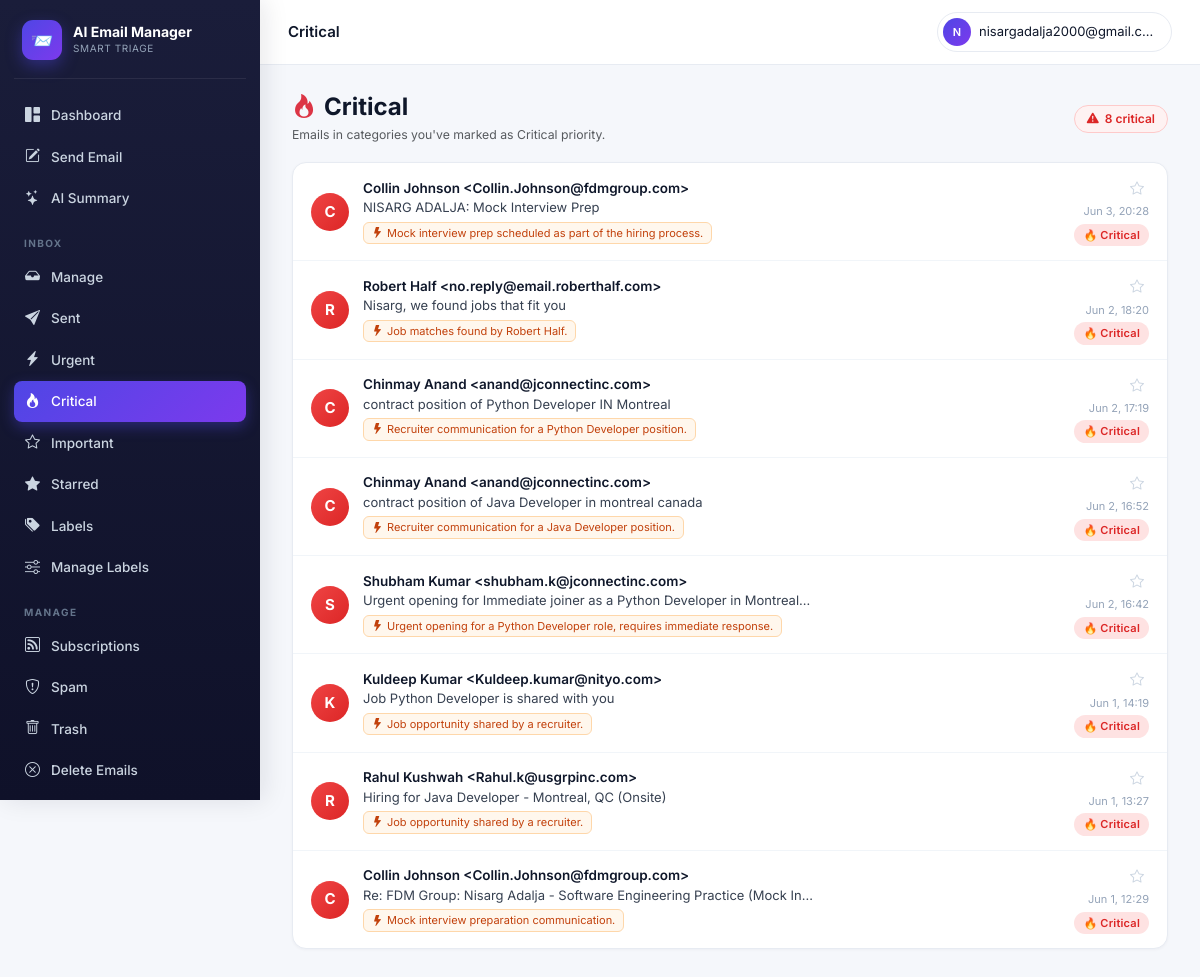
The page /accounts/urgent/ (signed in) on the database its author committed.
### accounts/models.py (models this page shows)
class ClassifiedEmail(models.Model):
    user            = models.ForeignKey(User, on_delete=models.CASCADE, related_name="classified_emails")
    gmail_id        = models.CharField(max_length=64)
    thread_id       = models.CharField(max_length=64, blank=True)
    subject         = models.CharField(max_length=500, blank=True)
    sender          = models.CharField(max_length=300, blank=True)
    sender_email    = models.CharField(max_length=200, blank=True)
    snippet         = models.TextField(blank=True)
    received_at     = models.DateTimeField(null=True, blank=True)
    category        = models.ForeignKey(EmailCategory, on_delete=models.SET_NULL, null=True, blank=True)
    custom_category = models.ForeignKey(UserCustomCategory, on_delete=models.SET_NULL, null=True, blank=True)
    importance      = models.IntegerField(default=3)
    is_urgent       = models.BooleanField(default=False)
    is_event        = models.BooleanField(default=False)
    event_when      = models.CharField(max_length=120, blank=True)
    reason          = models.TextField(blank=True)
    action_taken    = models.CharField(max_length=16, default="kept")
    unsubscribe_url = models.URLField(max_length=1000, blank=True)
    classified_at   = models.DateTimeField(auto_now_add=True)
    class Meta:
        unique_together = [("user", "gmail_id")]
        indexes = [models.Index(fields=["user", "-received_at"])]

### accounts/views.py (the view)
# urls.py: path("urgent/",           views.urgent_view,     name="urgent"),
@login_required
def urgent_view(request):
    from .models import UserCategoryPreference
    critical_cat_ids = UserCategoryPreference.objects.filter(
        user=request.user, tier="critical"
    ).values_list("category_id", flat=True)
    qs = (ClassifiedEmail.objects.filter(user=request.user, category__in=critical_cat_ids)
          .select_related("category").order_by("-received_at")[:100])
    return render(request, "urgent.html", {"emails": qs})

### accounts/context_processors.py (called while the page is built)
def active_job(request):
    if not request.user.is_authenticated:
        return {}
    job = (ClassificationJob.objects
           .filter(user=request.user, status__in=["pending", "running"])
           .order_by("-id").first())
    return {"global_active_job": job}

### templates/urgent.html (shortened to what this page needs)
{% extends "base.html" %}{% block title %}Critical{% endblock %}
{% block topbar_title %}Critical{% endblock %}
{% block body %}
<div class="urg-header">
  <div>
    <h4 class="mb-1 fw-bold" style="color:#0f172a"><i class="bi bi-fire text-danger me-2"></i>Critical</h4>
    <p class="text-muted small mb-0">Emails in categories you've marked as Critical priority.</p>
  </div>
  {% if emails %}
    <span class="urg-count"><i class="bi bi-exclamation-triangle-fill"></i>{{ emails|length }} critical</span>
  {% endif %}
</div>
<div class="card-modern p-0">
  <ul class="elist">
    {% for e in emails %}
      <li class="elist-item" onclick="window.location='{% url 'email_detail' e.gmail_id %}?back=urgent'">
        <div class="elist-avatar" style="background:linear-gradient(135deg,#ef4444,#dc2626)">{{ e.sender|slice:":1"|upper }}</div>
        <div class="elist-body">
          <div class="elist-sender">{{ e.sender|truncatechars:45 }}</div>
          <div class="elist-subject">{{ e.subject|truncatechars:70 }}</div>
          {% if e.reason %}
            <span class="reason-chip"><i class="bi bi-lightning-fill me-1"></i>{{ e.reason|truncatechars:80 }}</span>
          {% endif %}
        </div>
        <div class="elist-meta">
          <button class="star-btn" data-mid="{{ e.gmail_id }}" data-starred="0" onclick="toggleStar(event,this)" title="Star this email"><i class="bi bi-star"></i></button>
          <span class="elist-time local-ts" data-ts="{{ e.received_at|date:'c' }}">{{ e.received_at|date:"M d, H:i" }}</span>
          <span class="badge-tier tier-critical">🔥 Critical</span>
        </div>
      </li>
    {% empty %}
      <li class="elist-empty">
        <i class="bi bi-check-circle-fill text-success"></i>
        <strong>No critical emails right now</strong>
        <p class="small mt-1 mb-0">Nothing in your Critical-tier categories at the moment.</p>
      </li>
    {% endfor %}
  </ul>
</div>
{% endblock %}

### templates/base.html (shortened to what this page needs)
{% load static %}
<!doctype html>
<html lang="en">
<head>
<link href="https://cdn.jsdelivr.net/npm/bootstrap@5.3.3/dist/css/bootstrap.min.css" rel="stylesheet">
<link href="https://cdn.jsdelivr.net/npm/bootstrap-icons@1.11.3/font/bootstrap-icons.css" rel="stylesheet">
</head>
<body>
<div class="app-shell">
  <aside class="sidebar" id="sidebar">
    <div class="brand">
      <div class="brand-logo">📨</div>
      <div>
        <div class="brand-name">AI Email Manager</div>
        <div class="brand-sub">Smart triage</div>
      </div>
    </div>
    <nav>
      <a class="side-link {% if request.resolver_match.url_name == 'dashboard' %}active{% endif %}" href="{% url 'dashboard' %}">
        <i class="bi bi-grid-1x2-fill"></i> Dashboard
      </a>
      <button class="side-link" style="background:none;border:none;width:100%;cursor:pointer;text-align:left"
              onclick="openComposeModal()">
        <i class="bi bi-pencil-square"></i> Send Email
      </button>
      <a class="side-link {% if request.resolver_match.url_name == 'email_summary' %}active{% endif %}" href="{% url 'email_summary' %}">
        <i class="bi bi-stars"></i> AI Summary
      </a>
      <div class="side-section">Inbox</div>
      <a class="side-link {% if request.resolver_match.url_name == 'manage_emails' %}active{% endif %}" href="{% url 'manage_emails' %}">
        <i class="bi bi-inbox-fill"></i> Manage
      </a>
      <a class="side-link {% if request.resolver_match.url_name == 'sent' %}active{% endif %}" href="{% url 'sent' %}">
        <i class="bi bi-send-fill"></i> Sent
      </a>
      <a class="side-link {% if request.resolver_match.url_name == 'action_needed' %}active{% endif %}" href="{% url 'action_needed' %}">
        <i class="bi bi-lightning-charge-fill"></i> Urgent
      </a>
      <a class="side-link {% if request.resolver_match.url_name == 'urgent' %}active{% endif %}" href="{% url 'urgent' %}">
        <i class="bi bi-fire"></i> Critical
      </a>
      <a class="side-link {% if request.resolver_match.url_name == 'important' %}active{% endif %}" href="{% url 'important' %}">
        <i class="bi bi-star"></i> Important
      </a>
      <a class="side-link {% if request.resolver_match.url_name == 'starred' %}active{% endif %}" href="{% url 'starred' %}">
        <i class="bi bi-star-fill"></i> Starred
      </a>
      <a class="side-link {% if request.resolver_match.url_name == 'labels' %}active{% endif %}" href="{% url 'labels' %}">
        <i class="bi bi-tags-fill"></i> Labels
      </a>
      <a class="side-link {% if request.resolver_match.url_name == 'manage_labels' %}active{% endif %}" href="{% url 'manage_labels' %}">
        <i class="bi bi-sliders"></i> Manage Labels
      </a>
      <div class="side-section">Manage</div>
      <a class="side-link {% if request.resolver_match.url_name == 'subscriptions' %}active{% endif %}" href="{% url 'subscriptions' %}">
        <i class="bi bi-rss"></i> Subscriptions
      </a>
      <a class="side-link {% if request.resolver_match.url_name == 'spam' %}active{% endif %}" href="{% url 'spam' %}">
        <i class="bi bi-shield-exclamation"></i> Spam
      </a>
      <a class="side-link {% if request.resolver_match.url_name == 'trash' %}active{% endif %}" href="{% url 'trash' %}">
        <i class="bi bi-trash"></i> Trash
      </a>
      <a class="side-link {% if request.resolver_match.url_name == 'delete_emails' %}active{% endif %}" href="{% url 'delete_emails' %}">
        <i class="bi bi-x-circle"></i> Delete Emails
      </a>
      <div class="side-section">Settings</div>
    </nav>
  </aside>
  <div class="main-wrap">
    <header class="topbar">
      <div class="topbar-left">
        <div class="topbar-title">{% block topbar_title %}{% endblock %}</div>
      </div>
      <div class="topbar-right">
        <div class="dropdown">
          <button class="user-chip dropdown-toggle" data-bs-toggle="dropdown" aria-expanded="false">
            <span class="user-avatar">{{ user.email|slice:":1"|upper }}</span>
            <span class="d-none d-sm-inline" style="max-width:180px;overflow:hidden;text-overflow:ellipsis;white-space:nowrap">{{ user.email }}</span>
          </button>
        </div>
      </div>
    </header>
    <main class="main">
      {% block body %}{% endblock %}
    </main>
  </div>
</div>
</body>
</html>

### templates/base.html (style rules this page uses)
:root { --bg:#f5f7fb;--surface:#fff;--border:#e7ebf2; --text:#0f172a;--muted:#64748b; --primary:#4f46e5;--primary-2:#4338ca;--primary-light:#eef2ff; --critical:#dc2626;--important:#f59e0b;--normal:#3b82f6;--low:#94a3b8;--ignore:#475569; --gradient:linear-gradient(135deg,#667eea 0%,#764ba2 100%); --gradient-2:linear-gradient(135deg,#4f46e5 0%,#7c3aed 100%); --sidebar-w:260px; }
* { box-sizing:border-box }
html,body { margin:0;padding:0 }
body { font-family:'Inter',-apple-system,BlinkMacSystemFont,'Segoe UI',sans-serif;background:var(--bg);color:var(--text);font-size:14px;line-height:1.5;-webkit-font-smoothing:antialiased }
.app-shell { display:flex;min-height:100vh }
.sidebar { width:var(--sidebar-w);background:linear-gradient(180deg,#1a1d3a 0%,#0f1129 100%);color:#cbd5e1;padding:20px 14px 60px;flex-shrink:0;position:fixed;top:0;left:0;height:100vh;overflow-y:auto;-webkit-overflow-scrolling:touch;overscroll-behavior:contain;z-index:200;transition:transform .25s ease;box-shadow:4px 0 24px rgba(15,23,42,.1) }
.main-wrap { flex:1;min-width:0;background:var(--bg);margin-left:var(--sidebar-w);transition:margin-left .25s ease }
.brand { display:flex;align-items:center;gap:11px;padding:0 8px 18px;border-bottom:1px solid rgba(255,255,255,.08);margin-bottom:16px }
.brand-logo { width:40px;height:40px;background:var(--gradient-2);border-radius:11px;display:grid;place-items:center;font-size:18px;flex-shrink:0;box-shadow:0 6px 16px rgba(79,70,229,.4) }
.brand-name { color:#fff;font-weight:700;font-size:14px;line-height:1.2 }
.brand-sub { color:#94a3b8;font-size:10px;letter-spacing:.06em;text-transform:uppercase;margin-top:1px }
.side-section { color:#64748b;font-size:10px;letter-spacing:.14em;text-transform:uppercase;padding:16px 10px 6px;font-weight:700 }
.side-link { display:flex;align-items:center;gap:10px;color:#cbd5e1;text-decoration:none;padding:9px 10px;border-radius:8px;font-size:13.5px;font-weight:500;transition:all .15s;margin-bottom:1px }
.side-link i { font-size:15px;width:17px;text-align:center;flex-shrink:0 }
.side-link.active { background:var(--gradient-2);color:#fff;box-shadow:0 5px 14px rgba(79,70,229,.38) }
.topbar { display:flex;align-items:center;justify-content:space-between;background:#fff;border-bottom:1px solid var(--border);padding:12px 28px;position:sticky;top:0;z-index:100;gap:12px }
.topbar-left { display:flex;align-items:center;gap:14px }
.topbar-title { font-weight:600;font-size:15px;color:var(--text) }
.topbar-right { display:flex;align-items:center;gap:10px }
.user-chip { display:flex;align-items:center;gap:8px;background:#fff;border:1px solid var(--border);padding:5px 12px 5px 5px;border-radius:30px;cursor:pointer;font-size:13px;color:var(--text);transition:all .15s }
.user-chip::after { display:none }
.user-avatar { width:28px;height:28px;border-radius:50%;background:var(--gradient-2);color:#fff;font-weight:600;display:grid;place-items:center;font-size:11px;flex-shrink:0 }
.main { padding:28px 32px;max-width:1400px }
.card-modern { background:#fff;border:1px solid var(--border);border-radius:14px;padding:22px;box-shadow:0 1px 3px rgba(15,23,42,.04) }
.elist { list-style:none;margin:0;padding:0 }
.elist-item { display:flex;align-items:center;gap:14px;padding:14px 18px;border-bottom:1px solid #f1f5f9;cursor:pointer;transition:background .13s;text-decoration:none;color:inherit }
.elist-item:last-child { border-bottom:0 }
.elist-avatar { width:38px;height:38px;border-radius:50%;display:grid;place-items:center;font-weight:700;font-size:15px;flex-shrink:0;text-transform:uppercase;color:#fff }
.elist-body { flex:1;min-width:0 }
.elist-sender { font-weight:600;font-size:13.5px;color:#0f172a;line-height:1.3;white-space:nowrap;overflow:hidden;text-overflow:ellipsis }
.elist-subject { font-size:13px;color:#374151;margin-top:1px;white-space:nowrap;overflow:hidden;text-overflow:ellipsis }
.elist-meta { flex-shrink:0;text-align:right;display:flex;flex-direction:column;align-items:flex-end;gap:4px }
.elist-time { font-size:11px;color:#94a3b8;white-space:nowrap }
.badge-tier { display:inline-block;font-size:11px;padding:3px 9px;border-radius:20px;font-weight:600;letter-spacing:.02em }
.tier-critical { background:#fee2e2;color:var(--critical) }
.star-btn { background:transparent;border:none;cursor:pointer;padding:4px 5px;border-radius:6px;color:#cbd5e1;line-height:1;transition:color .15s,transform .15s;flex-shrink:0 }

### rows shown on the page
ClassifiedEmail: sender "C", sender "Collin Johnson <Collin.Johnson@fdmgroup.com>", subject "NISARG ADALJA: Mock Interview Prep", reason "Mock interview prep scheduled as part of the hiring process."
ClassifiedEmail: sender "R", sender "Robert Half <no.reply@email.roberthalf.com>", subject "Nisarg, we found jobs that fit you", reason "Job matches found by Robert Half."
ClassifiedEmail: sender "C", sender "Chinmay Anand <anand@jconnectinc.com>", subject "contract position of Python Developer IN Montreal", reason "Recruiter communication for a Python Developer position."
ClassifiedEmail: sender "C", sender "Chinmay Anand <anand@jconnectinc.com>", subject "contract position of Java Developer in montreal canada", reason "Recruiter communication for a Java Developer position."
ClassifiedEmail: sender "S", sender "Shubham Kumar <shubham.k@jconnectinc.com>", subject "Urgent opening for Immediate joiner as a Python Developer in Montreal…", reason "Urgent opening for a Python Developer role, requires immediate response."
ClassifiedEmail: sender "K", sender "Kuldeep Kumar <Kuldeep.kumar@nityo.com>", subject "Job Python Developer is shared with you", reason "Job opportunity shared by a recruiter."
ClassifiedEmail: sender "R", sender "Rahul Kushwah <Rahul.k@usgrpinc.com>", subject "Hiring for Java Developer - Montreal, QC (Onsite)", reason "Job opportunity shared by a recruiter."
ClassifiedEmail: sender "C", sender "Collin Johnson <Collin.Johnson@fdmgroup.com>", subject "Re: FDM Group: Nisarg Adalja - Software Engineering Practice (Mock In…", reason "Mock interview preparation communication."

### other values the page prints
{{ user.email|slice:":1"|upper }} "N"
{{ user.email }} "nisargadalja2000@gmail.c…"
{{ emails|length }} "8"
